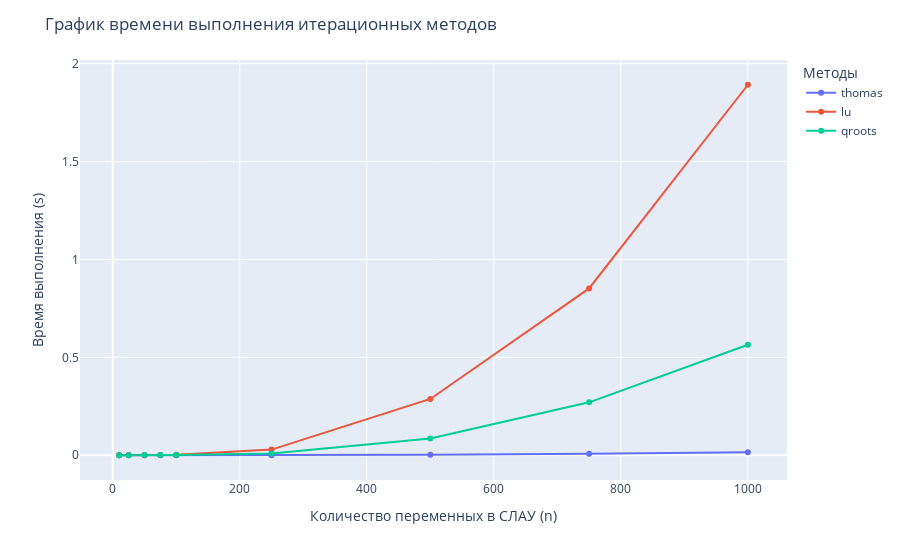

The notebook cell saved with this chart:
### Code cell
fig = px.line(times_df, x="n", y="time", color="algo", markers=True)

fig.update_layout(
    title="График времени выполнения итерационных методов",
    legend=dict(title="Методы"),
    xaxis_title="Количество переменных в СЛАУ (n)",
    yaxis_title="Время выполнения (s)",
    yaxis=dict(tickformat=".2ef")
)

fig.show()

### Figure 1 — Plotly figure (JSON) as saved in the notebook; plotly's stock layout.template omitted (floating-point values rounded to 4 significant figures)
{"data": [{"hovertemplate": "algo=thomas<br>n=%{x}<br>time=%{y}<extra></extra>", "legendgroup": "thomas", "line": {"color": "#636efa", "dash": "solid"}, "marker": {"symbol": "circle"}, "mode": "lines+markers", "name": "thomas", "orientation": "v", "showlegend": true, "type": "scatter", "x": [10, 25, 50, 75, 100, 250, 500, 750, 1000], "xaxis": "x", "y": [6.7e-06, 1.99e-05, 5.48e-05, 8.29e-05, 0.000195, 0.0006028, 0.002976, 0.007373, 0.01592], "yaxis": "y"}, {"hovertemplate": "algo=lu<br>n=%{x}<br>time=%{y}<extra></extra>", "legendgroup": "lu", "line": {"color": "#EF553B", "dash": "solid"}, "marker": {"symbol": "circle"}, "mode": "lines+markers", "name": "lu", "orientation": "v", "showlegend": true, "type": "scatter", "x": [10, 25, 50, 75, 100, 250, 500, 750, 1000], "xaxis": "x", "y": [1.12e-05, 0.0007742, 0.0005229, 0.001405, 0.00271, 0.0288, 0.2875, 0.8522, 1.893], "yaxis": "y"}, {"hovertemplate": "algo=qroots<br>n=%{x}<br>time=%{y}<extra></extra>", "legendgroup": "qroots", "line": {"color": "#00cc96", "dash": "solid"}, "marker": {"symbol": "circle"}, "mode": "lines+markers", "name": "qroots", "orientation": "v", "showlegend": true, "type": "scatter", "x": [10, 25, 50, 75, 100, 250, 500, 750, 1000], "xaxis": "x", "y": [1.1e-05, 4.62e-05, 0.001837, 0.000668, 0.001876, 0.009504, 0.08569, 0.2704, 0.5643], "yaxis": "y"}], "layout": {"legend": {"title": {"text": "Методы"}, "tracegroupgap": 0}, "margin": {"t": 60}, "title": {"text": "График времени выполнения итерационных методов"}, "xaxis": {"anchor": "y", "domain": [0, 1], "title": {"text": "Количество переменных в СЛАУ (n)"}}, "yaxis": {"anchor": "x", "domain": [0, 1], "tickformat": ".2ef", "title": {"text": "Время выполнения (s)"}}}}
